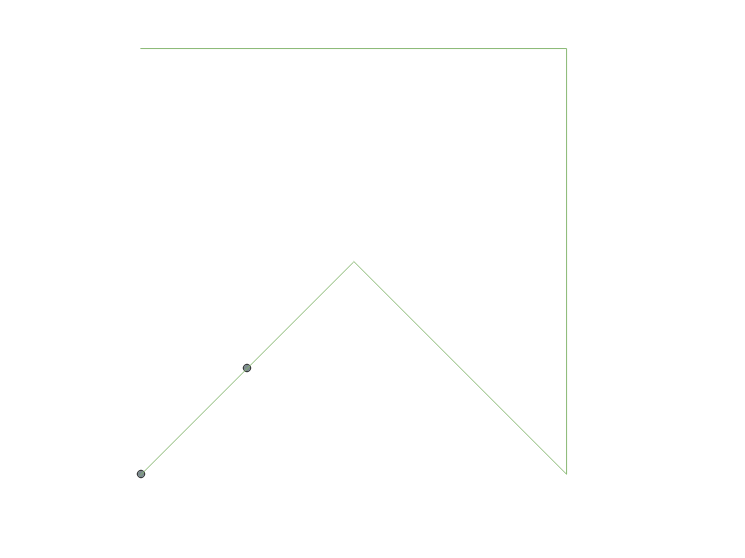

Reproduce this figure in Python.
import shapefile
w=shapefile.Writer()
w.shapeType

w.field("kolom1","C")
w.field("kolom2","C")

w.record("ngek","satu")


w.line(parts=[[[1,5],[5,5],[5,1],[3,3],[1,1]]])

w.save("soal5")
